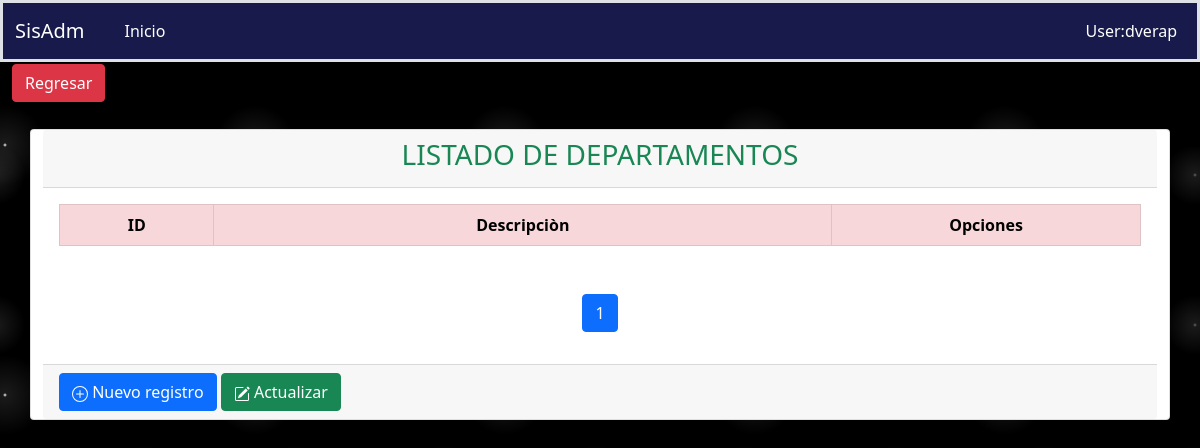
The app's page /fichaPersonal/departamento, older data.
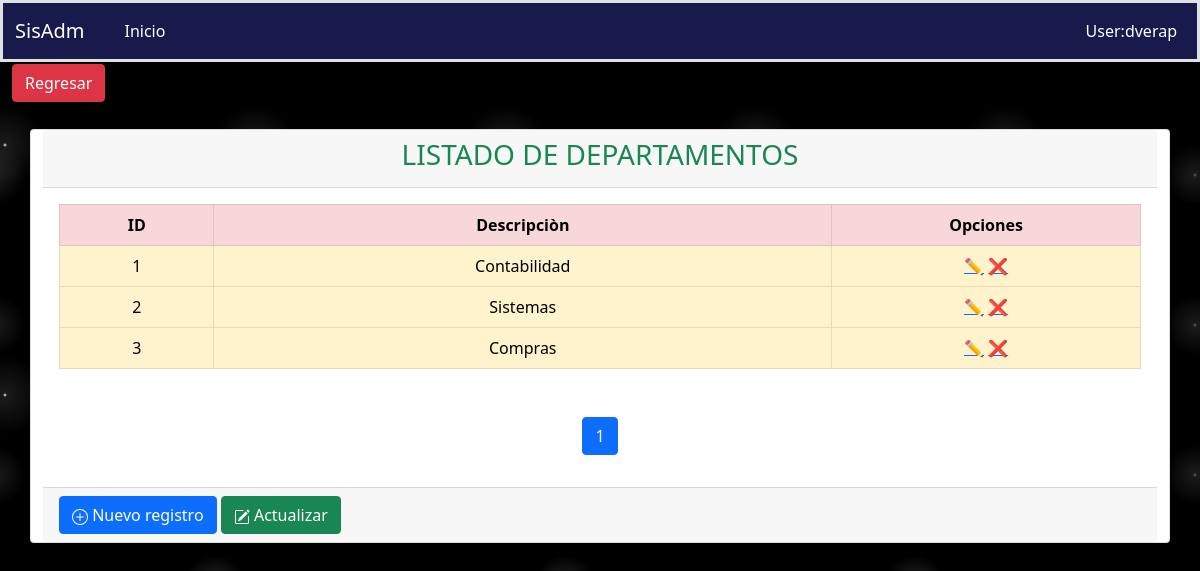
The same page, newer data.
### aplicaciones/ficha_personal/models.py (models this page shows, shortened)
class Departamento(models.Model):
    descripcion = models.CharField(max_length=50)
    estado = models.BooleanField(default=True)
    fecha_creacion = models.DateTimeField(auto_now_add=False, auto_now=True)
    class Meta:
        verbose_name = "Departamento"
        verbose_name_plural = "Departamentos"
        ordering = ('id',)

### aplicaciones/ficha_personal/views/Departamento/views.py (the view)
# urls.py: path('departamento', DepartamentoListView.as_view(), name='departamento'),
class DepartamentoListView(ListView):
    template_name = "Departamento/listDepartamentos.html"
    context_object_name = 'departamentos'
    model = Departamento
    paginate_by = 3
    def get_queryset(self):
        query = self.request.GET.get("query")
        print(query)
        if query:
            return self.model.objects.filter(descripcion__icontains=query)
        else:
            return self.model.objects.all()
    def get_context_data(self, **kwargs):
        context = super().get_context_data(**kwargs)
        context['url_anterior'] = '/fichaPersonal/fichaPersonal'
        context['listar_url']= '/departamento',
        context['crear_url'] = '/fichaPersonal/creardepartamento/'
        context['titulo'] = 'LISTADO DE DEPARTAMENTOS'
        context['query'] = self.request.GET.get("query") or ""
        return context

### aplicaciones/ficha_personal/templates/Departamento/listDepartamentos.html (shortened to what this page needs)
{% extends 'consulta.html' %}
{% load static %}
{% block columns %}
    <tr class="table-danger text-center">
        <th scope="col" style="width: 5%;">ID</th>
        <th scope="col" style="width: 20%;">Descripciòn</th>
        <th scope="col" style="width: 10%;">Opciones</th>
    </tr>
{% endblock %}
{% block rows %}
    {% for object in departamentos %}
        <tr class="align-middle table-warning text-center">
            <td>{{ object.id }}</td>
            <td>{{ object.descripcion }}</td>
            <td class="acciones">
                <a href="{% url 'ficha_Personal:actualizardepartamento' object.id %}">✏️</a>
                <a href="{% url 'ficha_Personal:deletedepartamento' object.id %}">❌</a>
            </td>
        </tr>
    {% endfor %}
{% endblock %}

Row changes from the older to the newer data that the page shows:
added Departamento: id "1", descripcion "Contabilidad"
added Departamento: id "2", descripcion "Sistemas"
added Departamento: id "3", descripcion "Compras"
